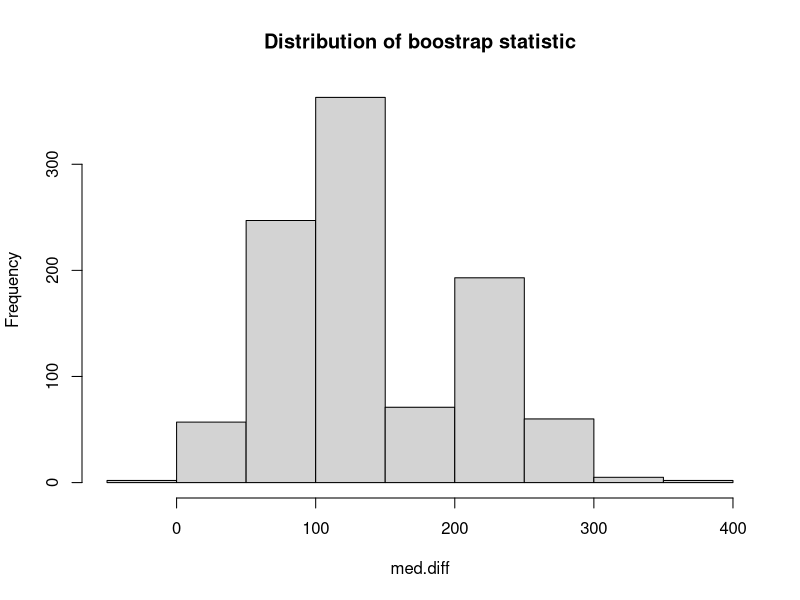

The R script that drew this image: (Note: this script raises an error after producing the figure.)
## ---- chunk 1
#Create a table (in HTML or PDF) that shows the differences in median (with the BCa bootstrap 
#95% confidence intervals) maternal, infant, neonatal, and under-5 mortality between the
#countries exposed to versus not exposed to armed conflict for the year 2017. Be specific about
#the sample sizes used in each statistic. The table should be fully reproducible. Push the
#script that creates the table to your GitHub repository.
## ---- chunk 2
#clear history
rm(list=ls(all=T)) 
## ---- chunk 3
#load libraries
library(dplyr)
library(tidyr)
library(here)
library(boot)
library(tidyverse)
library(knitr)
## ---- chunk 4
#load final data
data <- read.csv(here("clean", "final_data.csv"), header = TRUE)
data2017 <- data %>%
  filter(year == 2017) %>%
  drop_na(Maternal.Mortality.rate, Infant.mortality.rate, Under.5.mortality.rate, Neonatal.mortality.rate)

# Subset the Data Frame for the year 2017

matmor.arm1 <- data %>%
  filter(year==2017 & !is.na(Maternal.Mortality.rate) & armconf1 ==1) %>%
  select(country_name, Maternal.Mortality.rate)
matmor.arm0 <- data %>%
  filter(year==2017 & !is.na(Maternal.Mortality.rate) & armconf1 ==0) %>%
  select(country_name, Maternal.Mortality.rate)
## ---- chunk 5
B <- 1000

med.diff <- rep(NA, B)
for(b in 1:B){
  resample.arm1 <- matmor.arm1[sample(nrow(matmor.arm1), size = nrow(matmor.arm1), replace = TRUE),]
  resample.arm0 <- matmor.arm0[sample(nrow(matmor.arm0), size = nrow(matmor.arm0), replace = TRUE),]
  med.diff[b] <- median(resample.arm1$Maternal.Mortality.rate) - median(resample.arm0$Maternal.Mortality.rate)
}
  
head(resample.arm1, 12)
## ---- chunk 6
hist(med.diff, main = "Distribution of boostrap statistic")
## ---- chunk 7
getmeddiff <- function(data, indices) {
  sample_data <- data[indices, ]
  group_meds <- tapply(sample_data$Maternal.Mortality.rate, sample_data$armconf1, FUN = median)
  med.diff <- group_meds[2] - group_meds[1]
  return(med.diff)
}

bootout_mat <- boot(data2017, statistic = getmeddiff, strata = data2017$armconf1, R=1000)
bootout_mat
## ---- chunk 8
#get confidence intervals
boot.ci(bootout = bootout, conf = 0.95, type = "bca")

#bootstrap statistics for matmor: t1= 126.5, bias= 14.4095, SE= 64.77766, CI= 43.8, 290.3)
## ---- chunk 9
#bootstrap for infant mor
getmeddiff <- function(data, indices) {
  sample_data <- data[indices, ]
  group_meds <- tapply(sample_data$Infant.mortality.rate, sample_data$armconf1, FUN = median)
  med.diff <- group_meds[2] - group_meds[1]
  return(med.diff)
}

bootout_infant <- boot(data2017, statistic = getmeddiff, strata = data2017$armconf1, R=1000)
bootout_infant
## ---- chunk 10
#get confidence intervals
boot.ci(boot.out = bootout, conf = 0.95, type = "bca")

#bootstrap statistics for infant mor: t1= 19.8, bias= -0.9521, SE= 5.943379, CI= 6.60, 29.16)
## ---- chunk 11
#bootstrap for under-5 mor
getmeddiff <- function(data, indices) {
  sample_data <- data[indices, ]
  group_meds <- tapply(sample_data$Under.5.mortality.rate, sample_data$armconf1, FUN = median)
  med.diff <- group_meds[2] - group_meds[1]
  return(med.diff)
}

bootout_under5 <- boot(data2017, statistic = getmeddiff, strata = data2017$armconf1, R=1000)
bootout_under5
## ---- chunk 12
#get confidence intervals
boot.ci(boot.out = bootout, conf = 0.95, type = "bca")

#bootstrap statistics for Under mor: t1= 28.9, bias= -3.0935, SE= 9.678971, CI= 8.97, 45.68)
## ---- chunk 13
#bootstrap for neomor
getmeddiff <- function(data, indices) {
  sample_data <- data[indices, ]
  group_meds <- tapply(sample_data$Neonatal.mortality.rate, sample_data$armconf1, FUN = median)
  med.diff <- group_meds[2] - group_meds[1]
  return(med.diff)
}

bootout_neo <- boot(data2017, statistic = getmeddiff, strata = data2017$armconf1, R=1000)
bootout_neo
## ---- chunk 14
#get confidence intervals
boot.ci(boot.out = bootout, conf = 0.95, type = "bca")

#bootstrap statistics for neomor: t1= 12.4, bias= -0.8052, SE= 3.455128, CI= 5.4, 20.1)
## ---- chunk 15
results_matmort <-data.frame(
  Variable = "Maternal Mortality",
  Median_Difference = bootout_mat$t0,
  Bootstrap_Standard_Deviation = sd(bootout_mat$t),
  Bootstrap_CI_Lower = boot.ci(boot.out = bootout_mat, conf = 0.95, type = c("bca"))$bca[4],
  Bootstrap_CI_Upper = boot.ci(boot.out = bootout_mat, conf = 0.95, type = c( "bca"))$bca[5]
) 

results_infant <- data.frame(
  Variable = "Infant Mortality",
  Median_Difference = bootout_infant$t0,
  Bootstrap_Standard_Deviation = sd(bootout_infant$t),
  Bootstrap_CI_Lower = boot.ci(boot.out = bootout_infant, conf = 0.95, type = c("bca"))$bca[4],
  Bootstrap_CI_Upper = boot.ci(boot.out = bootout_infant, conf = 0.95, type = c( "bca"))$bca[5]
)

results_under5 <- data.frame(
  Variable = "Under 5 Mortality",
  Median_Difference = bootout_under5$t0,
  Bootstrap_Standard_Deviation = sd(bootout_under5$t),
  Bootstrap_CI_Lower = boot.ci(boot.out = bootout_under5, conf = 0.95, type = c("bca"))$bca[4],
  Bootstrap_CI_Upper = boot.ci(boot.out = bootout_under5, conf = 0.95, type = c("bca"))$bca[5]
)

results_neo <- data.frame(
  Variable = "Neonatal Mortality",
  Median_Difference = bootout_neo$t0,
  Bootstrap_Standard_Deviation = sd(bootout_neo$t),
  Bootstrap_CI_Lower = boot.ci(boot.out = bootout_neo, conf = 0.95, type = c( "bca"))$bca[4],
  Bootstrap_CI_Upper = boot.ci(boot.out = bootout_neo, conf = 0.95, type = c("bca"))$bca[5]
)
## ---- chunk 16
# Combine the results into a single data frame
combined_results <- bind_rows(results_infant, results_under5, results_neo)
## ---- chunk 17
# Print the table
kable(combined_results, format = "markdown")
